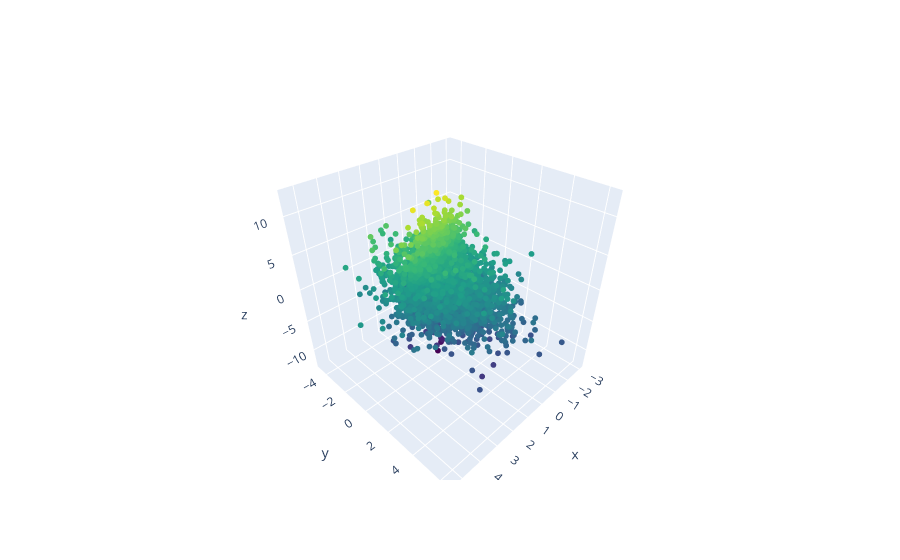

Notebook cell for this chart:
### Markdown cell above
We can also show the distribution of data points in sample in 3D:

### Code cell
fig = go.Figure(
    data=go.Scatter3d(
        x=sample[:, 0],
        y=sample[:, 1],
        z=sample[:, 2],
        mode="markers",
        marker={
            "size": 2,
            "color": sample[:, 2],
            "colorscale": "Viridis",
            "showscale": False,
        },
    )
)

fig.update_layout(
    scene={
        "xaxis_title": properties["x"]["label"].replace("$", ""),
        "yaxis_title": properties["y"]["label"].replace("$", ""),
        "zaxis_title": properties["z"]["label"].replace("$", ""),
        "aspectmode": "cube",
    },
    showlegend=False,
)

fig.show()

### Figure 1 — Plotly figure (JSON) as saved in the notebook; plotly's stock layout.template omitted (floating-point values rounded to 4 significant figures; data arrays with more than 128 entries replaced by an {"elided": "..."} marker saying what was removed)
{"data": [{"marker": {"color": {"elided": "5000 float values"}, "colorscale": [[0, "#440154"], [0.1111, "#482878"], [0.2222, "#3e4989"], [0.3333, "#31688e"], [0.4444, "#26828e"], [0.5556, "#1f9e89"], [0.6667, "#35b779"], [0.7778, "#6ece58"], [0.8889, "#b5de2b"], [1, "#fde725"]], "showscale": false, "size": 2}, "mode": "markers", "type": "scatter3d", "x": {"elided": "5000 float values"}, "y": {"elided": "5000 float values"}, "z": {"elided": "5000 float values"}}], "layout": {"scene": {"aspectmode": "cube", "xaxis": {"title": {"text": "x"}}, "yaxis": {"title": {"text": "y"}}, "zaxis": {"title": {"text": "z"}}}, "showlegend": false}}
